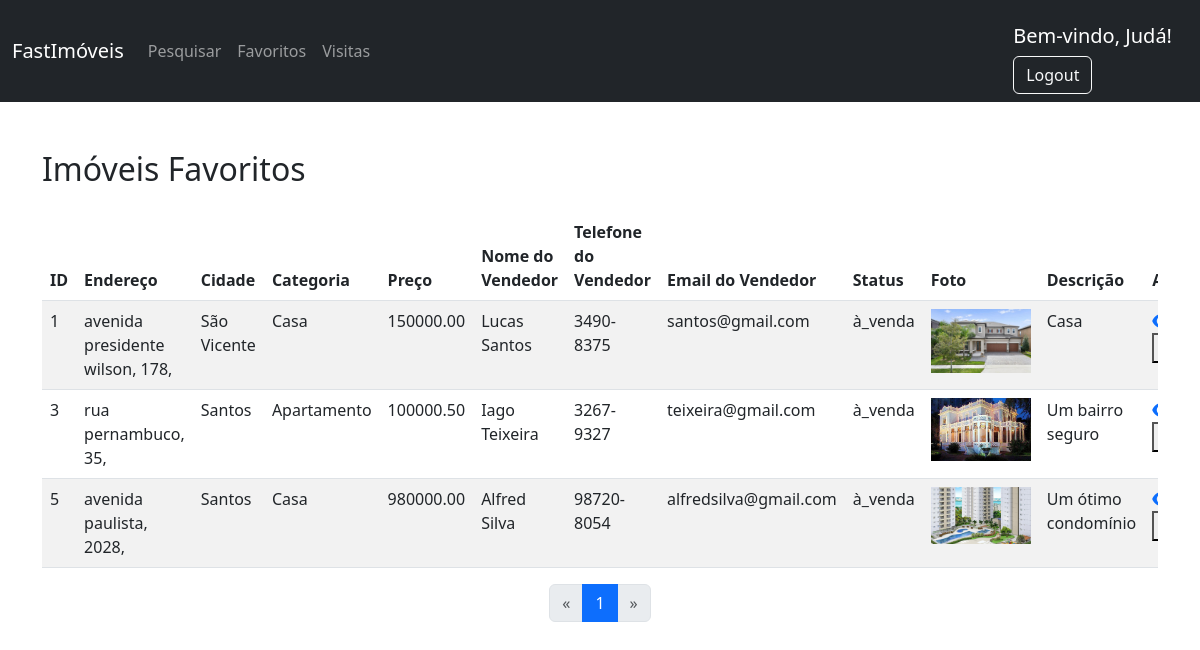
The page /php/favoritos.php (signed in) on the database its author committed.
### tables this page shows
CREATE TABLE `imoveis` (
  `id` int(20) NOT NULL,
  `cidade` varchar(100) NOT NULL,
  `endereco` varchar(255) NOT NULL,
  `categoria` varchar(50) DEFAULT NULL,
  `preco` decimal(10,2) NOT NULL,
  `nome_vendedor` varchar(255) NOT NULL,
  `telefone_vendedor` varchar(20) NOT NULL,
  `email_vendedor` varchar(255) NOT NULL,
  `status` varchar(30) DEFAULT NULL,
  `foto` varchar(255) NOT NULL,
  `descricao` varchar(255) DEFAULT NULL,
  `latitude` decimal(10,7) NOT NULL,
  `longitude` decimal(10,7) NOT NULL,
  `dormitorios` varchar(255) DEFAULT NULL,
  `garagens` varchar(255) DEFAULT NULL,
  `plantas` varchar(255) DEFAULT NULL
);

### php/favoritos.php (the view, shortened to what this page needs)
<?php
$nomeUsuario = $_SESSION["nomeUsuario"];
$usuarioId = $_SESSION["idUsuario"];
$total_reg = 5;
$pagina = isset($_GET['pagina']) ? (int)$_GET['pagina'] : 1;
$inicio = ($pagina - 1) * $total_reg;
try {
    $conn = new PDO("mysql:host=localhost;dbname=fastimoveis;charset=utf8", "root", "");
} catch (PDOException $e) {
    echo "Error: " . $e->getMessage();
    exit();
}
?>
<!DOCTYPE html>
<html lang="pt-BR">
<head>
    <link href="https://cdn.jsdelivr.net/npm/bootstrap@5.3.0/dist/css/bootstrap.min.css" rel="stylesheet">
    <link href="https://cdn.datatables.net/1.13.6/css/dataTables.bootstrap5.min.css" rel="stylesheet">
    <link rel="stylesheet" href="https://cdnjs.cloudflare.com/ajax/libs/font-awesome/6.4.2/css/all.min.css" />
</head>
<body>
    <nav class="navbar navbar-expand-lg navbar-dark bg-dark">
        <div class="container-fluid">
            <a class="navbar-brand mt-2 mt-lg-0" href="painel.php">FastImóveis</a>
            <div class="collapse navbar-collapse" id="navbarNav">
                <ul class="navbar-nav me-auto mb-2 mb-lg-0">
                    <li class="nav-item">
                        <a class="nav-link" href="pesquisar.php">Pesquisar</a>
                    </li>
                    <li class="nav-item">
                        <a class="nav-link" href="favoritos.php">Favoritos</a>
                    </li>
                    <li class="nav-item">
                        <a class="nav-link" href="agendar_visita.php">Visitas</a>
                    </li>
                </ul>
                <div class="d-flex align-items-center">
                    <div class="dropdown">
                        <h5 class="mt-3 me-3 text-white">Bem-vindo, <?= $nomeUsuario ?>!</h5>
                        <a href="../arquivos/index.php" class="btn btn-outline-light">Logout</a>
                    </div>
                </div>
            </div>
        </div>
    </nav>
    <div class="container mt-5">
        <h2>Imóveis Favoritos</h2>
        <div class="table-responsive mt-4">
            <table id="favoritosTable" class="table table-striped">
                <thead>
                    <tr>
                        <th>ID</th>
                        <th>Endereço</th>
                        <th>Cidade</th>
                        <th>Categoria</th>
                        <th>Preço</th>
                        <th>Nome do Vendedor</th>
                        <th>Telefone do Vendedor</th>
                        <th>Email do Vendedor</th>
                        <th>Status</th>
                        <th>Foto</th>
                        <th>Descrição</th>
                        <th>Ações</th>
                    </tr>
                </thead>
                <tbody>
                    <?php
                    $query = "
                        SELECT i.* FROM imoveis i
                        JOIN favoritos f ON i.id = f.imovel_id
                        WHERE f.usuario_id = :usuarioId
                        LIMIT $inicio, $total_reg";
                    $stmt = $conn->prepare($query);
                    $stmt->bindParam(':usuarioId', $usuarioId);
                    $stmt->execute();
                    $total_records = $conn->query("
                        SELECT COUNT(*) FROM favoritos
                        WHERE usuario_id = $usuarioId")->fetchColumn();
                    $total_pages = ceil($total_records / $total_reg);
                    while ($row = $stmt->fetch(PDO::FETCH_ASSOC)) {
                    ?>
                        <tr>
                            <td><?= $row['id'] ?></td>
                            <td><?= $row['endereco'] ?></td>
                            <td><?= $row['cidade'] ?></td>
                            <td><?= $row['categoria'] ?></td>
                            <td><?= $row['preco'] ?></td>
                            <td><?= $row['nome_vendedor'] ?></td>
                            <td><?= $row['telefone_vendedor'] ?></td>
                            <td><?= $row['email_vendedor'] ?></td>
                            <td><?= $row['status'] ?></td>
                            <td><img src="<?= $row['foto'] ?>" alt="<?= $row['foto'] ?>" width="100"></td>
                            <td><?= $row['descricao'] ?></td>
                            <td>
                                <a href="#" class="icon-button view-icon" data-bs-toggle="modal" data-bs-target="#viewModal-<?= $row['id'] ?>">
                                    <i class="fas fa-eye"></i>
                                </a>
                                <button class="icon-button" onclick="toggleFavorite(<?= $row['id'] ?>)">
                                </button>
                            </td>
                        </tr>
                    <?php } ?>
                </tbody>
            </table>
        </div>
        <nav>
            <ul class="pagination justify-content-center">
                <li class="page-item <?= $pagina <= 1 ? 'disabled' : '' ?>">
                    <a class="page-link" href="?pagina=<?= $pagina - 1 ?>" aria-label="Previous">
                        <span aria-hidden="true">&laquo;</span>
                    </a>
                </li>
                <?php for ($i = 1; $i <= $total_pages; $i++) { ?>
                    <li class="page-item <?= $pagina == $i ? 'active' : '' ?>">
                        <a class="page-link" href="?pagina=<?= $i ?>"><?= $i ?></a>
                    </li>
                <?php } ?>
                <li class="page-item <?= $pagina >= $total_pages ? 'disabled' : '' ?>">
                    <a class="page-link" href="?pagina=<?= $pagina + 1 ?>" aria-label="Next">
                        <span aria-hidden="true">&raquo;</span>
                    </a>
                </li>
            </ul>
        </nav>
    </div>
</body>
</html>

### php/favoritos.php (style rules this page uses)
.icon-button { cursor: pointer; transition: color 0.2s; }

### rows shown on the page
imoveis: id "1", endereco "avenida presidente wilson, 178,", cidade "São Vicente", categoria "Casa", preco "150000.00", nome_vendedor "Lucas Santos", telefone_vendedor "3490-8375", email_vendedor "santos@gmail.com", status "à_venda", foto (picture), descricao "Casa"
imoveis: id "3", endereco "rua pernambuco, 35,", cidade "Santos", categoria "Apartamento", preco "100000.50", nome_vendedor "Iago Teixeira", telefone_vendedor "3267-9327", email_vendedor "teixeira@gmail.com", status "à_venda", foto (picture), descricao "Um bairro seguro"
imoveis: id "5", endereco "avenida paulista, 2028,", cidade "Santos", categoria "Casa", preco "980000.00", nome_vendedor "Alfred Silva", telefone_vendedor "98720-8054", email_vendedor "alfredsilva@gmail.com", status "à_venda", foto (picture), descricao "Um ótimo condomínio"

### other values the page prints
$nomeUsuario "Judá"
